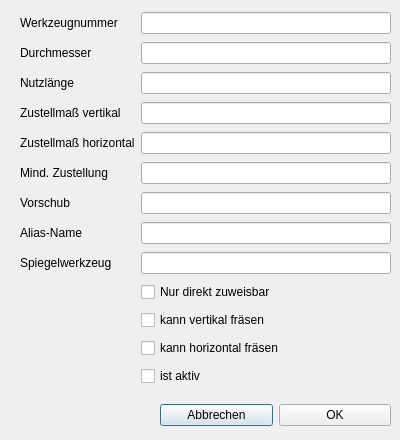
<?xml version="1.0" encoding="UTF-8"?>
<ui version="4.0">
 <class>Dialog_fraeser</class>
 <widget class="QDialog" name="Dialog_fraeser">
  <property name="geometry">
   <rect>
    <x>0</x>
    <y>0</y>
    <width>400</width>
    <height>440</height>
   </rect>
  </property>
  <property name="windowTitle">
   <string>Fraeser</string>
  </property>
  <property name="modal">
   <bool>true</bool>
  </property>
  <widget class="QWidget" name="layoutWidget">
   <property name="geometry">
    <rect>
     <x>160</x>
     <y>400</y>
     <width>231</width>
     <height>31</height>
    </rect>
   </property>
   <layout class="QHBoxLayout" name="horizontalLayout">
    <item>
     <widget class="QPushButton" name="pushButton_abbrechen">
      <property name="text">
       <string>Abbrechen</string>
      </property>
     </widget>
    </item>
    <item>
     <widget class="QPushButton" name="pushButton_ok">
      <property name="text">
       <string>OK</string>
      </property>
     </widget>
    </item>
   </layout>
  </widget>
  <widget class="QWidget" name="layoutWidget">
   <property name="geometry">
    <rect>
     <x>20</x>
     <y>10</y>
     <width>371</width>
     <height>381</height>
    </rect>
   </property>
   <layout class="QGridLayout" name="gridLayout">
    <item row="1" column="1">
     <widget class="QLineEdit" name="lineEdit_dm"/>
    </item>
    <item row="11" column="1">
     <widget class="QCheckBox" name="checkBox_ist_hori">
      <property name="text">
       <string>kann horizontal fräsen</string>
      </property>
     </widget>
    </item>
    <item row="9" column="1">
     <widget class="QCheckBox" name="checkBox_nur_direkt_zuweisbar">
      <property name="text">
       <string>Nur direkt zuweisbar</string>
      </property>
     </widget>
    </item>
    <item row="7" column="1">
     <widget class="QLineEdit" name="lineEdit_alias">
      <property name="toolTip">
       <string>&lt;html&gt;&lt;head/&gt;&lt;body&gt;&lt;p&gt;Ein Alias-Name ist ein zweiter Name für das selbe Werkzeug. Wird mehr als ein Alias-Name benötigt, so kann das Werkzeug dupliziert werden und dem Duplikat ein anderer Alias-Name zugewiesen werden.&lt;/p&gt;&lt;/body&gt;&lt;/html&gt;</string>
      </property>
     </widget>
    </item>
    <item row="2" column="0">
     <widget class="QLabel" name="label_nutzl">
      <property name="text">
       <string>&lt;html&gt;&lt;head/&gt;&lt;body&gt;&lt;p&gt;Nutzlänge&lt;/p&gt;&lt;/body&gt;&lt;/html&gt;</string>
      </property>
     </widget>
    </item>
    <item row="5" column="1">
     <widget class="QLineEdit" name="lineEdit_zust_min"/>
    </item>
    <item row="3" column="1">
     <widget class="QLineEdit" name="lineEdit_zustmassvert"/>
    </item>
    <item row="0" column="1">
     <widget class="QLineEdit" name="lineEdit_nr"/>
    </item>
    <item row="8" column="1">
     <widget class="QLineEdit" name="lineEdit_spiegel"/>
    </item>
    <item row="6" column="1">
     <widget class="QLineEdit" name="lineEdit_voers"/>
    </item>
    <item row="5" column="0">
     <widget class="QLabel" name="label_zust_min">
      <property name="text">
       <string>Mind. Zustellung</string>
      </property>
     </widget>
    </item>
    <item row="6" column="0">
     <widget class="QLabel" name="label_vors">
      <property name="text">
       <string>Vorschub</string>
      </property>
     </widget>
    </item>
    <item row="3" column="0">
     <widget class="QLabel" name="label_zustm">
      <property name="text">
       <string>Zustellmaß vertikal</string>
      </property>
     </widget>
    </item>
    <item row="1" column="0">
     <widget class="QLabel" name="label_dm">
      <property name="text">
       <string>Durchmesser</string>
      </property>
     </widget>
    </item>
    <item row="7" column="0">
     <widget class="QLabel" name="label_alias">
      <property name="text">
       <string>Alias-Name</string>
      </property>
     </widget>
    </item>
    <item row="13" column="1">
     <widget class="QCheckBox" name="checkBox_ist_aktiv">
      <property name="text">
       <string>ist aktiv</string>
      </property>
     </widget>
    </item>
    <item row="2" column="1">
     <widget class="QLineEdit" name="lineEdit_nutzl"/>
    </item>
    <item row="0" column="0">
     <widget class="QLabel" name="label_nr">
      <property name="text">
       <string>Werkzeugnummer</string>
      </property>
     </widget>
    </item>
    <item row="8" column="0">
     <widget class="QLabel" name="label_spiegel">
      <property name="text">
       <string>Spiegelwerkzeug</string>
      </property>
     </widget>
    </item>
    <item row="10" column="1">
     <widget class="QCheckBox" name="checkBox_ist_veti">
      <property name="text">
       <string>kann vertikal fräsen</string>
      </property>
     </widget>
    </item>
    <item row="4" column="1">
     <widget class="QLineEdit" name="lineEdit_zustmasshori"/>
    </item>
    <item row="4" column="0">
     <widget class="QLabel" name="label_zustmass">
      <property name="text">
       <string>Zustellmaß horizontal</string>
      </property>
     </widget>
    </item>
   </layout>
  </widget>
 </widget>
 <tabstops>
  <tabstop>lineEdit_nr</tabstop>
  <tabstop>lineEdit_dm</tabstop>
  <tabstop>lineEdit_nutzl</tabstop>
  <tabstop>lineEdit_zustmassvert</tabstop>
  <tabstop>lineEdit_zustmasshori</tabstop>
  <tabstop>lineEdit_zust_min</tabstop>
  <tabstop>lineEdit_voers</tabstop>
  <tabstop>lineEdit_alias</tabstop>
  <tabstop>lineEdit_spiegel</tabstop>
  <tabstop>checkBox_nur_direkt_zuweisbar</tabstop>
  <tabstop>checkBox_ist_veti</tabstop>
  <tabstop>checkBox_ist_hori</tabstop>
  <tabstop>checkBox_ist_aktiv</tabstop>
  <tabstop>pushButton_ok</tabstop>
  <tabstop>pushButton_abbrechen</tabstop>
 </tabstops>
 <resources/>
 <connections/>
</ui>
